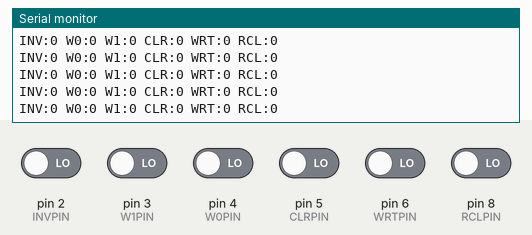
A sketch run on a simulated Arduino Uno, built with avr-gcc and run on an emulated ATmega328P. On the bench: the last lines printed to the serial monitor. The inputs (shaded band) are chosen by the test bench; at power-on: pin 2 (INVPIN), pin 3 (W1PIN), pin 4 (W0PIN), pin 5 (CLRPIN), pin 6 (WRTPIN), pin 8 (RCLPIN) LOW.

Above: at 1.3 s.
1.4 s: pin 2 (INVPIN) driven HIGH
At 1.68 s:
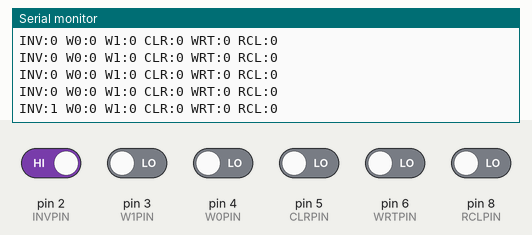
2.9 s: pin 3 (W1PIN) driven HIGH
At 3.19 s:
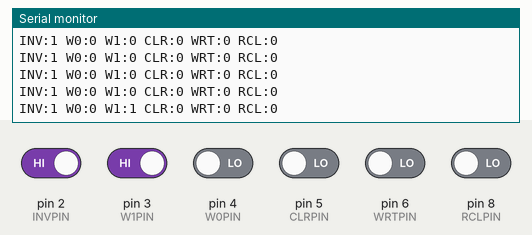
4.4 s: pin 4 (W0PIN) driven HIGH
At 4.69 s:
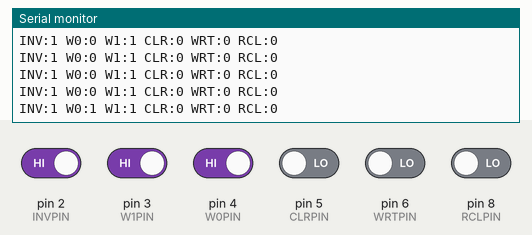
5.9 s: pin 5 (CLRPIN) driven HIGH
At 6.2 s:
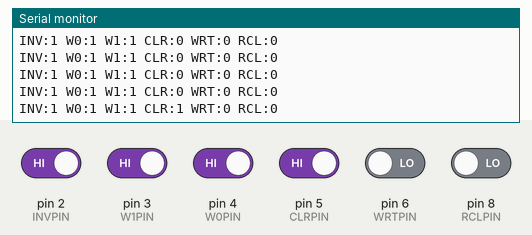
7.4 s: pin 6 (WRTPIN) driven HIGH
At 7.7 s:
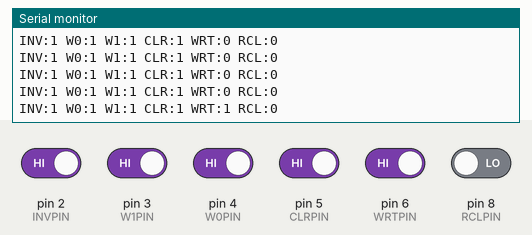
8.9 s: pin 8 (RCLPIN) driven HIGH
At 9.2 s:
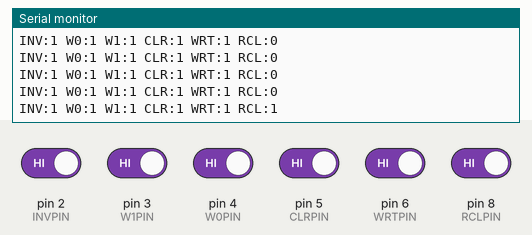

Measured:
- after the input at 1.4 s, the serial monitor: prints a new line after 0.10 s (image 1)
- after the input at 2.9 s, the serial monitor: prints a new line after 0.11 s (image 2)
- after the input at 4.4 s, the serial monitor: prints a new line after 0.11 s (image 3)
- after the input at 5.9 s, the serial monitor: prints a new line after 0.12 s (image 4)
- after the input at 7.4 s, the serial monitor: prints a new line after 0.12 s (image 5)
- after the input at 8.9 s, the serial monitor: prints a new line after 0.12 s (image 6)

The sketch:

ButtonsTest.ino
```cpp
#include <stdio.h>

#define INVPIN 2

#define W1PIN 3
#define W0PIN 4
#define CLRPIN 5
#define WRTPIN 6

#define LCDPIN 7
#define RCLPIN 8

#define ENPIN 9

#define LEDPIN 11

int incomingByte = 0; // for incoming serial data
int currentCode; //actual EN write code, from 0 to 63
bool newlineflag=false;
bool readValue;
char strbuf[20];
char entertm = 0b01111110;

void setup() {
  Serial.begin(38400); // opens serial port, sets data rate to 9600 bps
  Serial.println("\nSerial link established...");
  pinMode(INVPIN, INPUT);
  pinMode(W0PIN, INPUT);
  pinMode(W1PIN, INPUT);
  pinMode(CLRPIN, INPUT);
  pinMode(WRTPIN, INPUT);
  pinMode(RCLPIN, INPUT);

}

void loop() { //when button pressed, returns all ROM Data
  Serial.print("INV:");
  Serial.print(digitalRead(INVPIN),BIN);
  Serial.print(" W0:");
  Serial.print(digitalRead(W0PIN),BIN);
  Serial.print(" W1:");
  Serial.print(digitalRead(W1PIN),BIN);
  Serial.print(" CLR:");
  Serial.print(digitalRead(CLRPIN),BIN);
  Serial.print(" WRT:");
  Serial.print(digitalRead(WRTPIN),BIN);
  Serial.print(" RCL:");
  Serial.println(digitalRead(RCLPIN),BIN);

  delay(250);
}
```
